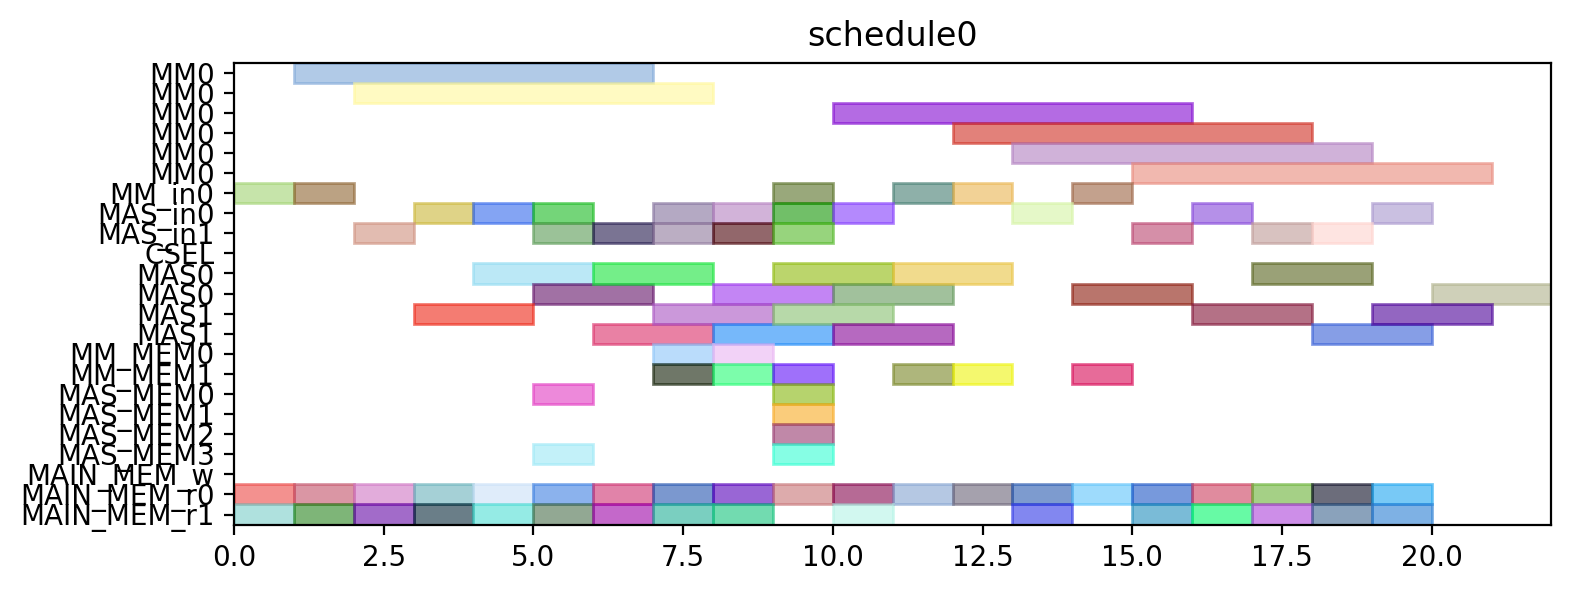

Python code for this plot:
from pyschedule import Scenario, solvers, plotters, alt


def solve():
	horizon = 120
	S = Scenario("schedule0", horizon=horizon)

	# resource
	MM = S.Resources('MM', num=1, size=6)
	MM_in = S.Resources('MM_in', num=1)
	MAS_in = S.Resources('MAS_in', num=2)
	CSEL = S.Resource('CSEL')
	MAS = S.Resources('MAS', num=2, size=2, periods=range(1, horizon))
	MM_MEM = S.Resources('MM_MEM', num=2)
	MAS_MEM = S.Resources('MAS_MEM', num=4)
	MAIN_MEM_w = S.Resource('MAIN_MEM_w', size=1)
	MAIN_MEM_r = S.Resources('MAIN_MEM_r', num=2)

	# result of previous scheduling

	# new tasks
	c_qinv_denom_inv0 = S.Task('c_qinv_denom_inv0', length=6, delay_cost=1)
	c_qinv_denom_inv0 += alt(MM)
	c_qinv_denom_inv0_in = S.Task('c_qinv_denom_inv0_in', length=1, delay_cost=1)
	c_qinv_denom_inv0_in += alt(MM_in)
	S += c_qinv_denom_inv0_in*MM_in[0]<=c_qinv_denom_inv0*MM[0]
	c_qinv_denom_inv0_mem0 = S.Task('c_qinv_denom_inv0_mem0', length=1, delay_cost=1)
	c_qinv_denom_inv0_mem0 += MAIN_MEM_r[0]
	S += c_qinv_denom_inv0_mem0 <= c_qinv_denom_inv0

	c_qinv_denom_inv0_mem1 = S.Task('c_qinv_denom_inv0_mem1', length=1, delay_cost=1)
	c_qinv_denom_inv0_mem1 += MAIN_MEM_r[1]
	S += c_qinv_denom_inv0_mem1 <= c_qinv_denom_inv0

	c_qinv_denom_inv1_ = S.Task('c_qinv_denom_inv1_', length=6, delay_cost=1)
	c_qinv_denom_inv1_ += alt(MM)
	c_qinv_denom_inv1__in = S.Task('c_qinv_denom_inv1__in', length=1, delay_cost=1)
	c_qinv_denom_inv1__in += alt(MM_in)
	S += c_qinv_denom_inv1__in*MM_in[0]<=c_qinv_denom_inv1_*MM[0]
	c_qinv_denom_inv1__mem0 = S.Task('c_qinv_denom_inv1__mem0', length=1, delay_cost=1)
	c_qinv_denom_inv1__mem0 += MAIN_MEM_r[0]
	S += c_qinv_denom_inv1__mem0 <= c_qinv_denom_inv1_

	c_qinv_denom_inv1__mem1 = S.Task('c_qinv_denom_inv1__mem1', length=1, delay_cost=1)
	c_qinv_denom_inv1__mem1 += MAIN_MEM_r[1]
	S += c_qinv_denom_inv1__mem1 <= c_qinv_denom_inv1_

	c_qinv0_t2 = S.Task('c_qinv0_t2', length=2, delay_cost=1)
	c_qinv0_t2 += alt(MAS)
	c_qinv0_t2_in = S.Task('c_qinv0_t2_in', length=1, delay_cost=1)
	c_qinv0_t2_in += alt(MAS_in)
	S += c_qinv0_t2_in*MAS_in[0]<=c_qinv0_t2*MAS[0]

	S += c_qinv0_t2_in*MAS_in[1]<=c_qinv0_t2*MAS[1]

	c_qinv0_t2_mem0 = S.Task('c_qinv0_t2_mem0', length=1, delay_cost=1)
	c_qinv0_t2_mem0 += MAIN_MEM_r[0]
	S += c_qinv0_t2_mem0 <= c_qinv0_t2

	c_qinv0_t2_mem1 = S.Task('c_qinv0_t2_mem1', length=1, delay_cost=1)
	c_qinv0_t2_mem1 += MAIN_MEM_r[1]
	S += c_qinv0_t2_mem1 <= c_qinv0_t2

	c_qinv1__t2 = S.Task('c_qinv1__t2', length=2, delay_cost=1)
	c_qinv1__t2 += alt(MAS)
	c_qinv1__t2_in = S.Task('c_qinv1__t2_in', length=1, delay_cost=1)
	c_qinv1__t2_in += alt(MAS_in)
	S += c_qinv1__t2_in*MAS_in[0]<=c_qinv1__t2*MAS[0]

	S += c_qinv1__t2_in*MAS_in[1]<=c_qinv1__t2*MAS[1]

	c_qinv1__t2_mem0 = S.Task('c_qinv1__t2_mem0', length=1, delay_cost=1)
	c_qinv1__t2_mem0 += MAIN_MEM_r[0]
	S += c_qinv1__t2_mem0 <= c_qinv1__t2

	c_qinv1__t2_mem1 = S.Task('c_qinv1__t2_mem1', length=1, delay_cost=1)
	c_qinv1__t2_mem1 += MAIN_MEM_r[1]
	S += c_qinv1__t2_mem1 <= c_qinv1__t2

	c0_t0_t2 = S.Task('c0_t0_t2', length=2, delay_cost=1)
	c0_t0_t2 += alt(MAS)
	c0_t0_t2_in = S.Task('c0_t0_t2_in', length=1, delay_cost=1)
	c0_t0_t2_in += alt(MAS_in)
	S += c0_t0_t2_in*MAS_in[0]<=c0_t0_t2*MAS[0]

	S += c0_t0_t2_in*MAS_in[1]<=c0_t0_t2*MAS[1]

	c0_t0_t2_mem0 = S.Task('c0_t0_t2_mem0', length=1, delay_cost=1)
	c0_t0_t2_mem0 += MAIN_MEM_r[0]
	S += c0_t0_t2_mem0 <= c0_t0_t2

	c0_t0_t2_mem1 = S.Task('c0_t0_t2_mem1', length=1, delay_cost=1)
	c0_t0_t2_mem1 += MAIN_MEM_r[1]
	S += c0_t0_t2_mem1 <= c0_t0_t2

	c0_t1_t2 = S.Task('c0_t1_t2', length=2, delay_cost=1)
	c0_t1_t2 += alt(MAS)
	c0_t1_t2_in = S.Task('c0_t1_t2_in', length=1, delay_cost=1)
	c0_t1_t2_in += alt(MAS_in)
	S += c0_t1_t2_in*MAS_in[0]<=c0_t1_t2*MAS[0]

	S += c0_t1_t2_in*MAS_in[1]<=c0_t1_t2*MAS[1]

	c0_t1_t2_mem0 = S.Task('c0_t1_t2_mem0', length=1, delay_cost=1)
	c0_t1_t2_mem0 += MAIN_MEM_r[0]
	S += c0_t1_t2_mem0 <= c0_t1_t2

	c0_t1_t2_mem1 = S.Task('c0_t1_t2_mem1', length=1, delay_cost=1)
	c0_t1_t2_mem1 += MAIN_MEM_r[1]
	S += c0_t1_t2_mem1 <= c0_t1_t2

	c0_t20 = S.Task('c0_t20', length=2, delay_cost=1)
	c0_t20 += alt(MAS)
	c0_t20_in = S.Task('c0_t20_in', length=1, delay_cost=1)
	c0_t20_in += alt(MAS_in)
	S += c0_t20_in*MAS_in[0]<=c0_t20*MAS[0]

	S += c0_t20_in*MAS_in[1]<=c0_t20*MAS[1]

	c0_t20_mem0 = S.Task('c0_t20_mem0', length=1, delay_cost=1)
	c0_t20_mem0 += MAIN_MEM_r[0]
	S += c0_t20_mem0 <= c0_t20

	c0_t20_mem1 = S.Task('c0_t20_mem1', length=1, delay_cost=1)
	c0_t20_mem1 += MAIN_MEM_r[1]
	S += c0_t20_mem1 <= c0_t20

	c0_t21 = S.Task('c0_t21', length=2, delay_cost=1)
	c0_t21 += alt(MAS)
	c0_t21_in = S.Task('c0_t21_in', length=1, delay_cost=1)
	c0_t21_in += alt(MAS_in)
	S += c0_t21_in*MAS_in[0]<=c0_t21*MAS[0]

	S += c0_t21_in*MAS_in[1]<=c0_t21*MAS[1]

	c0_t21_mem0 = S.Task('c0_t21_mem0', length=1, delay_cost=1)
	c0_t21_mem0 += MAIN_MEM_r[0]
	S += c0_t21_mem0 <= c0_t21

	c0_t21_mem1 = S.Task('c0_t21_mem1', length=1, delay_cost=1)
	c0_t21_mem1 += MAIN_MEM_r[1]
	S += c0_t21_mem1 <= c0_t21

	c1_t0_t2 = S.Task('c1_t0_t2', length=2, delay_cost=1)
	c1_t0_t2 += alt(MAS)
	c1_t0_t2_in = S.Task('c1_t0_t2_in', length=1, delay_cost=1)
	c1_t0_t2_in += alt(MAS_in)
	S += c1_t0_t2_in*MAS_in[0]<=c1_t0_t2*MAS[0]

	S += c1_t0_t2_in*MAS_in[1]<=c1_t0_t2*MAS[1]

	c1_t0_t2_mem0 = S.Task('c1_t0_t2_mem0', length=1, delay_cost=1)
	c1_t0_t2_mem0 += MAIN_MEM_r[0]
	S += c1_t0_t2_mem0 <= c1_t0_t2

	c1_t0_t2_mem1 = S.Task('c1_t0_t2_mem1', length=1, delay_cost=1)
	c1_t0_t2_mem1 += MAIN_MEM_r[1]
	S += c1_t0_t2_mem1 <= c1_t0_t2

	c1_t1_t2 = S.Task('c1_t1_t2', length=2, delay_cost=1)
	c1_t1_t2 += alt(MAS)
	c1_t1_t2_in = S.Task('c1_t1_t2_in', length=1, delay_cost=1)
	c1_t1_t2_in += alt(MAS_in)
	S += c1_t1_t2_in*MAS_in[0]<=c1_t1_t2*MAS[0]

	S += c1_t1_t2_in*MAS_in[1]<=c1_t1_t2*MAS[1]

	c1_t1_t2_mem0 = S.Task('c1_t1_t2_mem0', length=1, delay_cost=1)
	c1_t1_t2_mem0 += MAIN_MEM_r[0]
	S += c1_t1_t2_mem0 <= c1_t1_t2

	c1_t1_t2_mem1 = S.Task('c1_t1_t2_mem1', length=1, delay_cost=1)
	c1_t1_t2_mem1 += MAIN_MEM_r[1]
	S += c1_t1_t2_mem1 <= c1_t1_t2

	c1_t20 = S.Task('c1_t20', length=2, delay_cost=1)
	c1_t20 += alt(MAS)
	c1_t20_in = S.Task('c1_t20_in', length=1, delay_cost=1)
	c1_t20_in += alt(MAS_in)
	S += c1_t20_in*MAS_in[0]<=c1_t20*MAS[0]

	S += c1_t20_in*MAS_in[1]<=c1_t20*MAS[1]

	c1_t20_mem0 = S.Task('c1_t20_mem0', length=1, delay_cost=1)
	c1_t20_mem0 += MAIN_MEM_r[0]
	S += c1_t20_mem0 <= c1_t20

	c1_t20_mem1 = S.Task('c1_t20_mem1', length=1, delay_cost=1)
	c1_t20_mem1 += MAIN_MEM_r[1]
	S += c1_t20_mem1 <= c1_t20

	c1_t21 = S.Task('c1_t21', length=2, delay_cost=1)
	c1_t21 += alt(MAS)
	c1_t21_in = S.Task('c1_t21_in', length=1, delay_cost=1)
	c1_t21_in += alt(MAS_in)
	S += c1_t21_in*MAS_in[0]<=c1_t21*MAS[0]

	S += c1_t21_in*MAS_in[1]<=c1_t21*MAS[1]

	c1_t21_mem0 = S.Task('c1_t21_mem0', length=1, delay_cost=1)
	c1_t21_mem0 += MAIN_MEM_r[0]
	S += c1_t21_mem0 <= c1_t21

	c1_t21_mem1 = S.Task('c1_t21_mem1', length=1, delay_cost=1)
	c1_t21_mem1 += MAIN_MEM_r[1]
	S += c1_t21_mem1 <= c1_t21

	c2_t0_t2 = S.Task('c2_t0_t2', length=2, delay_cost=1)
	c2_t0_t2 += alt(MAS)
	c2_t0_t2_in = S.Task('c2_t0_t2_in', length=1, delay_cost=1)
	c2_t0_t2_in += alt(MAS_in)
	S += c2_t0_t2_in*MAS_in[0]<=c2_t0_t2*MAS[0]

	S += c2_t0_t2_in*MAS_in[1]<=c2_t0_t2*MAS[1]

	c2_t0_t2_mem0 = S.Task('c2_t0_t2_mem0', length=1, delay_cost=1)
	c2_t0_t2_mem0 += MAIN_MEM_r[0]
	S += c2_t0_t2_mem0 <= c2_t0_t2

	c2_t0_t2_mem1 = S.Task('c2_t0_t2_mem1', length=1, delay_cost=1)
	c2_t0_t2_mem1 += MAIN_MEM_r[1]
	S += c2_t0_t2_mem1 <= c2_t0_t2

	c2_t1_t2 = S.Task('c2_t1_t2', length=2, delay_cost=1)
	c2_t1_t2 += alt(MAS)
	c2_t1_t2_in = S.Task('c2_t1_t2_in', length=1, delay_cost=1)
	c2_t1_t2_in += alt(MAS_in)
	S += c2_t1_t2_in*MAS_in[0]<=c2_t1_t2*MAS[0]

	S += c2_t1_t2_in*MAS_in[1]<=c2_t1_t2*MAS[1]

	c2_t1_t2_mem0 = S.Task('c2_t1_t2_mem0', length=1, delay_cost=1)
	c2_t1_t2_mem0 += MAIN_MEM_r[0]
	S += c2_t1_t2_mem0 <= c2_t1_t2

	c2_t1_t2_mem1 = S.Task('c2_t1_t2_mem1', length=1, delay_cost=1)
	c2_t1_t2_mem1 += MAIN_MEM_r[1]
	S += c2_t1_t2_mem1 <= c2_t1_t2

	c2_t20 = S.Task('c2_t20', length=2, delay_cost=1)
	c2_t20 += alt(MAS)
	c2_t20_in = S.Task('c2_t20_in', length=1, delay_cost=1)
	c2_t20_in += alt(MAS_in)
	S += c2_t20_in*MAS_in[0]<=c2_t20*MAS[0]

	S += c2_t20_in*MAS_in[1]<=c2_t20*MAS[1]

	c2_t20_mem0 = S.Task('c2_t20_mem0', length=1, delay_cost=1)
	c2_t20_mem0 += MAIN_MEM_r[0]
	S += c2_t20_mem0 <= c2_t20

	c2_t20_mem1 = S.Task('c2_t20_mem1', length=1, delay_cost=1)
	c2_t20_mem1 += MAIN_MEM_r[1]
	S += c2_t20_mem1 <= c2_t20

	c2_t21 = S.Task('c2_t21', length=2, delay_cost=1)
	c2_t21 += alt(MAS)
	c2_t21_in = S.Task('c2_t21_in', length=1, delay_cost=1)
	c2_t21_in += alt(MAS_in)
	S += c2_t21_in*MAS_in[0]<=c2_t21*MAS[0]

	S += c2_t21_in*MAS_in[1]<=c2_t21*MAS[1]

	c2_t21_mem0 = S.Task('c2_t21_mem0', length=1, delay_cost=1)
	c2_t21_mem0 += MAIN_MEM_r[0]
	S += c2_t21_mem0 <= c2_t21

	c2_t21_mem1 = S.Task('c2_t21_mem1', length=1, delay_cost=1)
	c2_t21_mem1 += MAIN_MEM_r[1]
	S += c2_t21_mem1 <= c2_t21

	c_qinv0_t0 = S.Task('c_qinv0_t0', length=6, delay_cost=1)
	c_qinv0_t0 += alt(MM)
	c_qinv0_t0_in = S.Task('c_qinv0_t0_in', length=1, delay_cost=1)
	c_qinv0_t0_in += alt(MM_in)
	S += c_qinv0_t0_in*MM_in[0]<=c_qinv0_t0*MM[0]
	c_qinv0_t0_mem0 = S.Task('c_qinv0_t0_mem0', length=1, delay_cost=1)
	c_qinv0_t0_mem0 += MAIN_MEM_r[0]
	S += c_qinv0_t0_mem0 <= c_qinv0_t0

	c_qinv0_t0_mem1 = S.Task('c_qinv0_t0_mem1', length=1, delay_cost=1)
	c_qinv0_t0_mem1 += alt(MM_MEM)
	S += (c_qinv_denom_inv0*MM[0])-1 < c_qinv0_t0_mem1*MM_MEM[1]
	S += c_qinv0_t0_mem1 <= c_qinv0_t0

	c_qinv0_t1 = S.Task('c_qinv0_t1', length=6, delay_cost=1)
	c_qinv0_t1 += alt(MM)
	c_qinv0_t1_in = S.Task('c_qinv0_t1_in', length=1, delay_cost=1)
	c_qinv0_t1_in += alt(MM_in)
	S += c_qinv0_t1_in*MM_in[0]<=c_qinv0_t1*MM[0]
	c_qinv0_t1_mem0 = S.Task('c_qinv0_t1_mem0', length=1, delay_cost=1)
	c_qinv0_t1_mem0 += MAIN_MEM_r[0]
	S += c_qinv0_t1_mem0 <= c_qinv0_t1

	c_qinv0_t1_mem1 = S.Task('c_qinv0_t1_mem1', length=1, delay_cost=1)
	c_qinv0_t1_mem1 += alt(MM_MEM)
	S += (c_qinv_denom_inv1_*MM[0])-1 < c_qinv0_t1_mem1*MM_MEM[1]
	S += c_qinv0_t1_mem1 <= c_qinv0_t1

	c_qinv0_t3 = S.Task('c_qinv0_t3', length=2, delay_cost=1)
	c_qinv0_t3 += alt(MAS)
	c_qinv0_t3_in = S.Task('c_qinv0_t3_in', length=1, delay_cost=1)
	c_qinv0_t3_in += alt(MAS_in)
	S += c_qinv0_t3_in*MAS_in[0]<=c_qinv0_t3*MAS[0]

	S += c_qinv0_t3_in*MAS_in[1]<=c_qinv0_t3*MAS[1]

	c_qinv0_t3_mem0 = S.Task('c_qinv0_t3_mem0', length=1, delay_cost=1)
	c_qinv0_t3_mem0 += alt(MM_MEM)
	S += (c_qinv_denom_inv0*MM[0])-1 < c_qinv0_t3_mem0*MM_MEM[0]
	S += c_qinv0_t3_mem0 <= c_qinv0_t3

	c_qinv0_t3_mem1 = S.Task('c_qinv0_t3_mem1', length=1, delay_cost=1)
	c_qinv0_t3_mem1 += alt(MM_MEM)
	S += (c_qinv_denom_inv1_*MM[0])-1 < c_qinv0_t3_mem1*MM_MEM[1]
	S += c_qinv0_t3_mem1 <= c_qinv0_t3

	c_qinv1__t0 = S.Task('c_qinv1__t0', length=6, delay_cost=1)
	c_qinv1__t0 += alt(MM)
	c_qinv1__t0_in = S.Task('c_qinv1__t0_in', length=1, delay_cost=1)
	c_qinv1__t0_in += alt(MM_in)
	S += c_qinv1__t0_in*MM_in[0]<=c_qinv1__t0*MM[0]
	c_qinv1__t0_mem0 = S.Task('c_qinv1__t0_mem0', length=1, delay_cost=1)
	c_qinv1__t0_mem0 += MAIN_MEM_r[0]
	S += c_qinv1__t0_mem0 <= c_qinv1__t0

	c_qinv1__t0_mem1 = S.Task('c_qinv1__t0_mem1', length=1, delay_cost=1)
	c_qinv1__t0_mem1 += alt(MM_MEM)
	S += (c_qinv_denom_inv0*MM[0])-1 < c_qinv1__t0_mem1*MM_MEM[1]
	S += c_qinv1__t0_mem1 <= c_qinv1__t0

	c_qinv1__t1 = S.Task('c_qinv1__t1', length=6, delay_cost=1)
	c_qinv1__t1 += alt(MM)
	c_qinv1__t1_in = S.Task('c_qinv1__t1_in', length=1, delay_cost=1)
	c_qinv1__t1_in += alt(MM_in)
	S += c_qinv1__t1_in*MM_in[0]<=c_qinv1__t1*MM[0]
	c_qinv1__t1_mem0 = S.Task('c_qinv1__t1_mem0', length=1, delay_cost=1)
	c_qinv1__t1_mem0 += MAIN_MEM_r[0]
	S += c_qinv1__t1_mem0 <= c_qinv1__t1

	c_qinv1__t1_mem1 = S.Task('c_qinv1__t1_mem1', length=1, delay_cost=1)
	c_qinv1__t1_mem1 += alt(MM_MEM)
	S += (c_qinv_denom_inv1_*MM[0])-1 < c_qinv1__t1_mem1*MM_MEM[1]
	S += c_qinv1__t1_mem1 <= c_qinv1__t1

	c_qinv1__t3 = S.Task('c_qinv1__t3', length=2, delay_cost=1)
	c_qinv1__t3 += alt(MAS)
	c_qinv1__t3_in = S.Task('c_qinv1__t3_in', length=1, delay_cost=1)
	c_qinv1__t3_in += alt(MAS_in)
	S += c_qinv1__t3_in*MAS_in[0]<=c_qinv1__t3*MAS[0]

	S += c_qinv1__t3_in*MAS_in[1]<=c_qinv1__t3*MAS[1]

	c_qinv1__t3_mem0 = S.Task('c_qinv1__t3_mem0', length=1, delay_cost=1)
	c_qinv1__t3_mem0 += alt(MM_MEM)
	S += (c_qinv_denom_inv0*MM[0])-1 < c_qinv1__t3_mem0*MM_MEM[0]
	S += c_qinv1__t3_mem0 <= c_qinv1__t3

	c_qinv1__t3_mem1 = S.Task('c_qinv1__t3_mem1', length=1, delay_cost=1)
	c_qinv1__t3_mem1 += alt(MM_MEM)
	S += (c_qinv_denom_inv1_*MM[0])-1 < c_qinv1__t3_mem1*MM_MEM[1]
	S += c_qinv1__t3_mem1 <= c_qinv1__t3

	c0_t4_t2 = S.Task('c0_t4_t2', length=2, delay_cost=1)
	c0_t4_t2 += alt(MAS)
	c0_t4_t2_in = S.Task('c0_t4_t2_in', length=1, delay_cost=1)
	c0_t4_t2_in += alt(MAS_in)
	S += c0_t4_t2_in*MAS_in[0]<=c0_t4_t2*MAS[0]

	S += c0_t4_t2_in*MAS_in[1]<=c0_t4_t2*MAS[1]

	c0_t4_t2_mem0 = S.Task('c0_t4_t2_mem0', length=1, delay_cost=1)
	c0_t4_t2_mem0 += alt(MAS_MEM)
	S += (c0_t20*MAS[0])-1 < c0_t4_t2_mem0*MAS_MEM[0]
	S += (c0_t20*MAS[1])-1 < c0_t4_t2_mem0*MAS_MEM[2]
	S += c0_t4_t2_mem0 <= c0_t4_t2

	c0_t4_t2_mem1 = S.Task('c0_t4_t2_mem1', length=1, delay_cost=1)
	c0_t4_t2_mem1 += alt(MAS_MEM)
	S += (c0_t21*MAS[0])-1 < c0_t4_t2_mem1*MAS_MEM[1]
	S += (c0_t21*MAS[1])-1 < c0_t4_t2_mem1*MAS_MEM[3]
	S += c0_t4_t2_mem1 <= c0_t4_t2

	c1_t4_t2 = S.Task('c1_t4_t2', length=2, delay_cost=1)
	c1_t4_t2 += alt(MAS)
	c1_t4_t2_in = S.Task('c1_t4_t2_in', length=1, delay_cost=1)
	c1_t4_t2_in += alt(MAS_in)
	S += c1_t4_t2_in*MAS_in[0]<=c1_t4_t2*MAS[0]

	S += c1_t4_t2_in*MAS_in[1]<=c1_t4_t2*MAS[1]

	c1_t4_t2_mem0 = S.Task('c1_t4_t2_mem0', length=1, delay_cost=1)
	c1_t4_t2_mem0 += alt(MAS_MEM)
	S += (c1_t20*MAS[0])-1 < c1_t4_t2_mem0*MAS_MEM[0]
	S += (c1_t20*MAS[1])-1 < c1_t4_t2_mem0*MAS_MEM[2]
	S += c1_t4_t2_mem0 <= c1_t4_t2

	c1_t4_t2_mem1 = S.Task('c1_t4_t2_mem1', length=1, delay_cost=1)
	c1_t4_t2_mem1 += alt(MAS_MEM)
	S += (c1_t21*MAS[0])-1 < c1_t4_t2_mem1*MAS_MEM[1]
	S += (c1_t21*MAS[1])-1 < c1_t4_t2_mem1*MAS_MEM[3]
	S += c1_t4_t2_mem1 <= c1_t4_t2

	c2_t4_t2 = S.Task('c2_t4_t2', length=2, delay_cost=1)
	c2_t4_t2 += alt(MAS)
	c2_t4_t2_in = S.Task('c2_t4_t2_in', length=1, delay_cost=1)
	c2_t4_t2_in += alt(MAS_in)
	S += c2_t4_t2_in*MAS_in[0]<=c2_t4_t2*MAS[0]

	S += c2_t4_t2_in*MAS_in[1]<=c2_t4_t2*MAS[1]

	c2_t4_t2_mem0 = S.Task('c2_t4_t2_mem0', length=1, delay_cost=1)
	c2_t4_t2_mem0 += alt(MAS_MEM)
	S += (c2_t20*MAS[0])-1 < c2_t4_t2_mem0*MAS_MEM[0]
	S += (c2_t20*MAS[1])-1 < c2_t4_t2_mem0*MAS_MEM[2]
	S += c2_t4_t2_mem0 <= c2_t4_t2

	c2_t4_t2_mem1 = S.Task('c2_t4_t2_mem1', length=1, delay_cost=1)
	c2_t4_t2_mem1 += alt(MAS_MEM)
	S += (c2_t21*MAS[0])-1 < c2_t4_t2_mem1*MAS_MEM[1]
	S += (c2_t21*MAS[1])-1 < c2_t4_t2_mem1*MAS_MEM[3]
	S += c2_t4_t2_mem1 <= c2_t4_t2

	solvers.mip.solve(S,msg=1,kind='CPLEX',ratio_gap=1.01)

	solution = [['hoge']*len(S.solution()[1]) for i in range(len(S.solution()))]
	for i in range(len(S.solution())):
		for j in range(len(S.solution()[i])):
			solution[i][j]=str(S.solution()[i][j])
	print(solution)

	cycles = int(solution[-1][3])

	pic_file_name = "/mnt/rose/usr1/fukuda/ABE/multiRAM_multiMAS_16mux/scheduling_result/stage6MM1_stage2MAS2/FP12_INV_AFTER_FPINV/schedule0.png"
	if(S.solution() != []):
		plotters.matplotlib.plot(S,img_filename=pic_file_name, show_task_labels=False, fig_size=(cycles*0.25+3, 3))

	return solution
